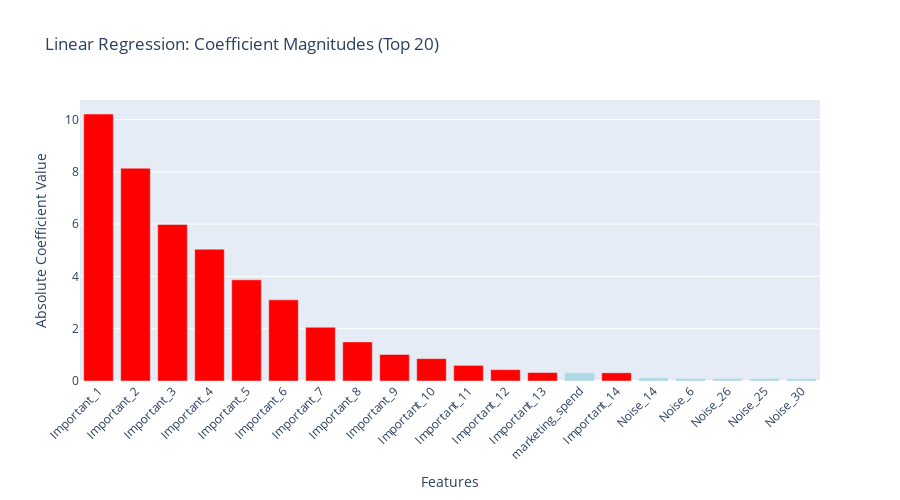
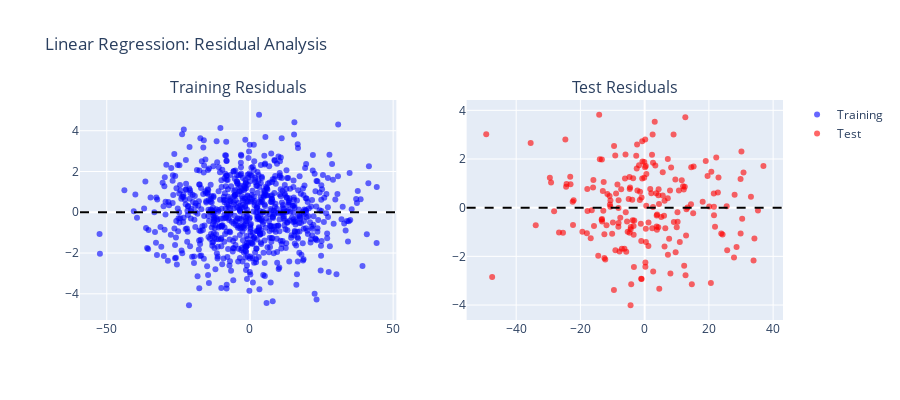

These figures' notebook cell, in order:
### Code cell
# 2. BASELINE LINEAR REGRESSION ANALYSIS
print("\n 2. BASELINE LINEAR REGRESSION ANALYSIS")
print("=" * 43)

# Fit standard linear regression
lr = LinearRegression()
lr.fit(X_train_scaled, y_train)

# Predictions
y_train_pred_lr = lr.predict(X_train_scaled)
y_test_pred_lr = lr.predict(X_test_scaled)

# Calculate metrics
train_mse_lr = mean_squared_error(y_train, y_train_pred_lr)
test_mse_lr = mean_squared_error(y_test, y_test_pred_lr)
train_r2_lr = r2_score(y_train, y_train_pred_lr)
test_r2_lr = r2_score(y_test, y_test_pred_lr)

print(" Linear Regression Performance:")
print(f"• Training MSE: {train_mse_lr:.4f}")
print(f"• Test MSE: {test_mse_lr:.4f}")
print(f"• Training R²: {train_r2_lr:.4f}")
print(f"• Test R²: {test_r2_lr:.4f}")
print(f"• Overfitting indicator: {train_r2_lr - test_r2_lr:.4f}")

# Analyze coefficient magnitudes
lr_coefficients = pd.DataFrame({
 'feature': feature_cols,
 'coefficient': lr.coef_,
 'abs_coefficient': np.abs(lr.coef_)
})
lr_coefficients = lr_coefficients.sort_values('abs_coefficient', ascending=False)

# Plot coefficient magnitudes
fig_coef = go.Figure()

colors_coef = ['red' if 'Important' in feat else 'lightblue' for feat in lr_coefficients['feature']]

fig_coef.add_trace(
 go.Bar(
 x=lr_coefficients['feature'][:20],
 y=lr_coefficients['abs_coefficient'][:20],
 marker_color=colors_coef[:20],
 name='Coefficient Magnitude',
 hovertemplate="<b>%{x}</b><br>|Coefficient|: %{y:.3f}<extra></extra>"
 )
)

fig_coef.update_layout(
 title="Linear Regression: Coefficient Magnitudes (Top 20)",
 xaxis_title="Features",
 yaxis_title="Absolute Coefficient Value",
 height=500,
 xaxis_tickangle=-45
)
fig_coef.show()

# Check for overfitting indicators
print(f"\n Overfitting Analysis:")
coefficient_variance = np.var(lr.coef_)
large_coefficients = (np.abs(lr.coef_) > 1).sum()
print(f"• Coefficient variance: {coefficient_variance:.4f}")
print(f"• Number of large coefficients (|coef| > 1): {large_coefficients}")
print(f"• Max coefficient magnitude: {np.max(np.abs(lr.coef_)):.4f}")

if train_r2_lr - test_r2_lr > 0.1:
 print(" High overfitting detected - regularization recommended!")
elif large_coefficients > 10:
 print(" Many large coefficients - potential instability!")
else:
 print(" Model appears reasonably stable")

# Residual analysis
residuals_train = y_train - y_train_pred_lr
residuals_test = y_test - y_test_pred_lr

# Create residual plots
fig_residuals = make_subplots(
 rows=1, cols=2,
 subplot_titles=("Training Residuals", "Test Residuals")
)

# Training residuals
fig_residuals.add_trace(
 go.Scatter(
 x=y_train_pred_lr,
 y=residuals_train,
 mode='markers',
 marker=dict(color='blue', opacity=0.6),
 name='Training',
 hovertemplate="Predicted: %{x:.2f}<br>Residual: %{y:.2f}<extra></extra>"
 ),
 row=1, col=1
)

# Test residuals
fig_residuals.add_trace(
 go.Scatter(
 x=y_test_pred_lr,
 y=residuals_test,
 mode='markers',
 marker=dict(color='red', opacity=0.6),
 name='Test',
 hovertemplate="Predicted: %{x:.2f}<br>Residual: %{y:.2f}<extra></extra>"
 ),
 row=1, col=2
)

# Add zero lines
for col in [1, 2]:
 fig_residuals.add_hline(y=0, line_dash="dash", line_color="black", row=1, col=col)

fig_residuals.update_layout(
 title="Linear Regression: Residual Analysis",
 height=400
)
fig_residuals.show()

print(f"\n Residual Analysis:")
print(f"• Training residual std: {np.std(residuals_train):.4f}")
print(f"• Test residual std: {np.std(residuals_test):.4f}")
print(f"• Mean training residual: {np.mean(residuals_train):.4f}")
print(f"• Mean test residual: {np.mean(residuals_test):.4f}")
print(f"• Residual variance ratio (test/train): {np.var(residuals_test)/np.var(residuals_train):.4f}")

### Figure 1 — Plotly figure (JSON) as saved in the notebook; plotly's stock layout.template omitted (floating-point values rounded to 4 significant figures)
{"data": [{"hovertemplate": "<b>%{x}</b><br>|Coefficient|: %{y:.3f}<extra></extra>", "marker": {"color": ["red", "red", "red", "red", "red", "red", "red", "red", "red", "red", "red", "red", "red", "lightblue", "red", "lightblue", "lightblue", "lightblue", "lightblue", "lightblue"]}, "name": "Coefficient Magnitude", "type": "bar", "x": ["Important_1", "Important_2", "Important_3", "Important_4", "Important_5", "Important_6", "Important_7", "Important_8", "Important_9", "Important_10", "Important_11", "Important_12", "Important_13", "marketing_spend", "Important_14", "Noise_14", "Noise_6", "Noise_26", "Noise_25", "Noise_30"], "y": [10.21, 8.138, 5.985, 5.04, 3.87, 3.102, 2.055, 1.495, 1.014, 0.855, 0.5974, 0.4337, 0.3235, 0.3191, 0.3131, 0.115, 0.09961, 0.09433, 0.09139, 0.0857]}], "layout": {"height": 500, "title": {"text": "Linear Regression: Coefficient Magnitudes (Top 20)"}, "xaxis": {"tickangle": -45, "title": {"text": "Features"}}, "yaxis": {"title": {"text": "Absolute Coefficient Value"}}}}

### Figure 2 — Plotly figure (JSON) as saved in the notebook; plotly's stock layout.template omitted (floating-point values rounded to 4 significant figures; data arrays with more than 128 entries replaced by an {"elided": "..."} marker saying what was removed)
{"data": [{"hovertemplate": "Predicted: %{x:.2f}<br>Residual: %{y:.2f}<extra></extra>", "marker": {"color": "blue", "opacity": 0.6}, "mode": "markers", "name": "Training", "type": "scatter", "x": {"elided": "800 float values"}, "xaxis": "x", "y": {"elided": "800 float values"}, "yaxis": "y"}, {"hovertemplate": "Predicted: %{x:.2f}<br>Residual: %{y:.2f}<extra></extra>", "marker": {"color": "red", "opacity": 0.6}, "mode": "markers", "name": "Test", "type": "scatter", "x": {"elided": "200 float values"}, "xaxis": "x2", "y": {"elided": "200 float values"}, "yaxis": "y2"}], "layout": {"annotations": [{"font": {"size": 16}, "showarrow": false, "text": "Training Residuals", "x": 0.225, "xanchor": "center", "xref": "paper", "y": 1, "yanchor": "bottom", "yref": "paper"}, {"font": {"size": 16}, "showarrow": false, "text": "Test Residuals", "x": 0.775, "xanchor": "center", "xref": "paper", "y": 1, "yanchor": "bottom", "yref": "paper"}], "height": 400, "shapes": [{"line": {"color": "black", "dash": "dash"}, "type": "line", "x0": 0, "x1": 1, "xref": "x domain", "y0": 0, "y1": 0, "yref": "y"}, {"line": {"color": "black", "dash": "dash"}, "type": "line", "x0": 0, "x1": 1, "xref": "x2 domain", "y0": 0, "y1": 0, "yref": "y2"}], "title": {"text": "Linear Regression: Residual Analysis"}, "xaxis": {"anchor": "y", "domain": [0, 0.45]}, "xaxis2": {"anchor": "y2", "domain": [0.55, 1]}, "yaxis": {"anchor": "x", "domain": [0, 1]}, "yaxis2": {"anchor": "x2", "domain": [0, 1]}}}
